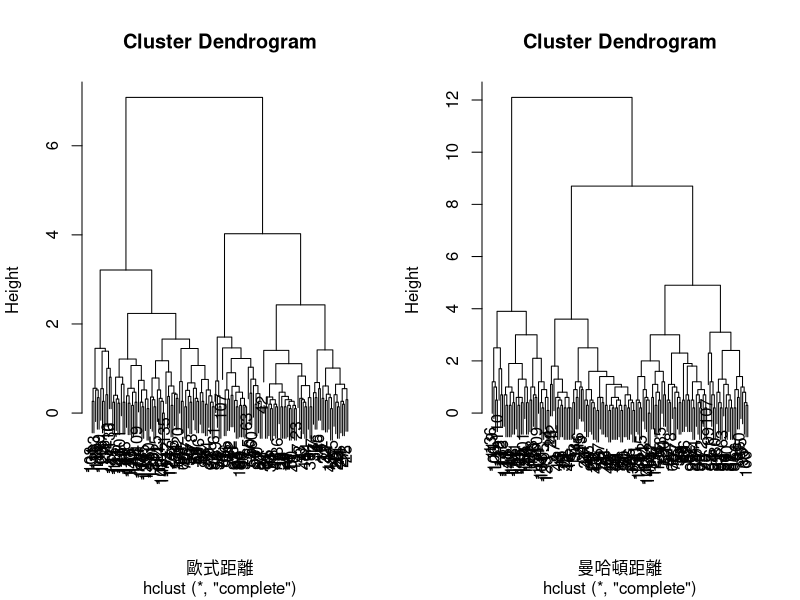
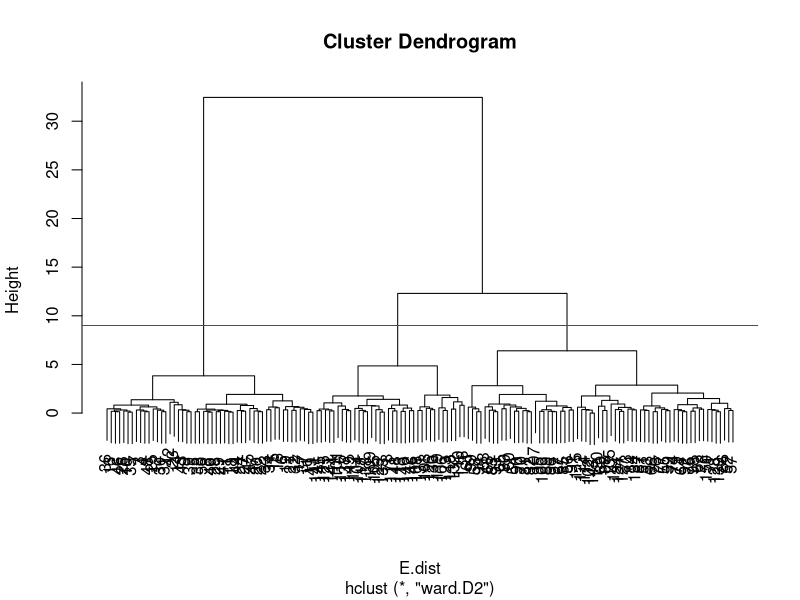

Write the R code that produced these figures, in order.

library(datasets)
data("iris")
str(iris)

data <- iris[, -5]
head(data)

E.dist <- dist(data, method = "euclidean") # 歐式距離
M.dist <- dist(data, method = "manhattan") # 曼哈頓距離

par(mfrow = c(1,2))

h.E.cluster <- hclust(E.dist)
plot(h.E.cluster, xlab = "歐式距離")

h.M.cluster <- hclust(M.dist)
plot(h.M.cluster, xlab = "曼哈頓距離")

E.dist <- dist(data, method = "euclidean")
h.cluster <- hclust(E.dist, method = "ward.D2")

par(mfrow = c(1,1))
plot(h.cluster)
abline(h=9, col="red")

cut.h.cluster <- cutree(h.cluster, k=3)
cut.h.cluster

table(cut.h.cluster, iris$Species)





